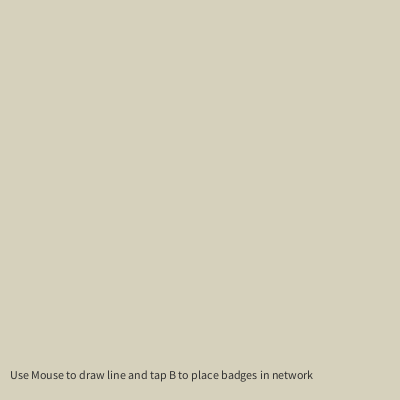
Frame 1 (no input)
Frame 60 (the mouse pressed at the canvas centre just before this capture): identical to frame 1, image omitted
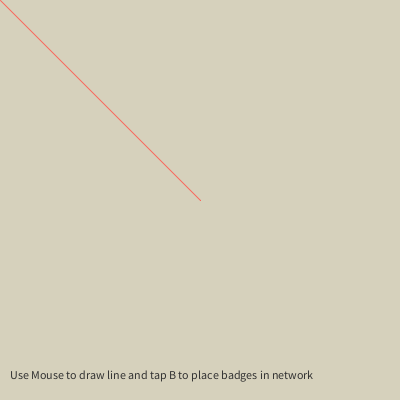
Frame 120 (the mouse held since frame 60 and released just before this capture)

The Processing sketch that drew these frames (run headless with seeded random() and noise(); from frame 60 on, the mouse is pressed at the canvas centre):

// Processing sketch: processing_106611
// ── processing_106611.pde

/**
 * Continuous Lines. 
 * 
 * Click and drag the mouse to draw a line. 
 */

void setup() {
  size(400, 400);
  background(#D6D1BC);
  String s = "Use Mouse to draw line and tap B to place badges in network";
fill(50);
text(s, 10, 370, 400, 60);  // Text wraps within text box
}

void draw() {
  stroke(255);
  if (mousePressed == true) {
    stroke(#FA675B);
    line(mouseX, mouseY, pmouseX, pmouseY);
  }
  if (keyPressed) {
    if (key == 'b' || key == 'B') {
      stroke(#FA675B);
      fill(#69D7C4);
      ellipse(mouseX,mouseY,20,20);
    }
  }
}
